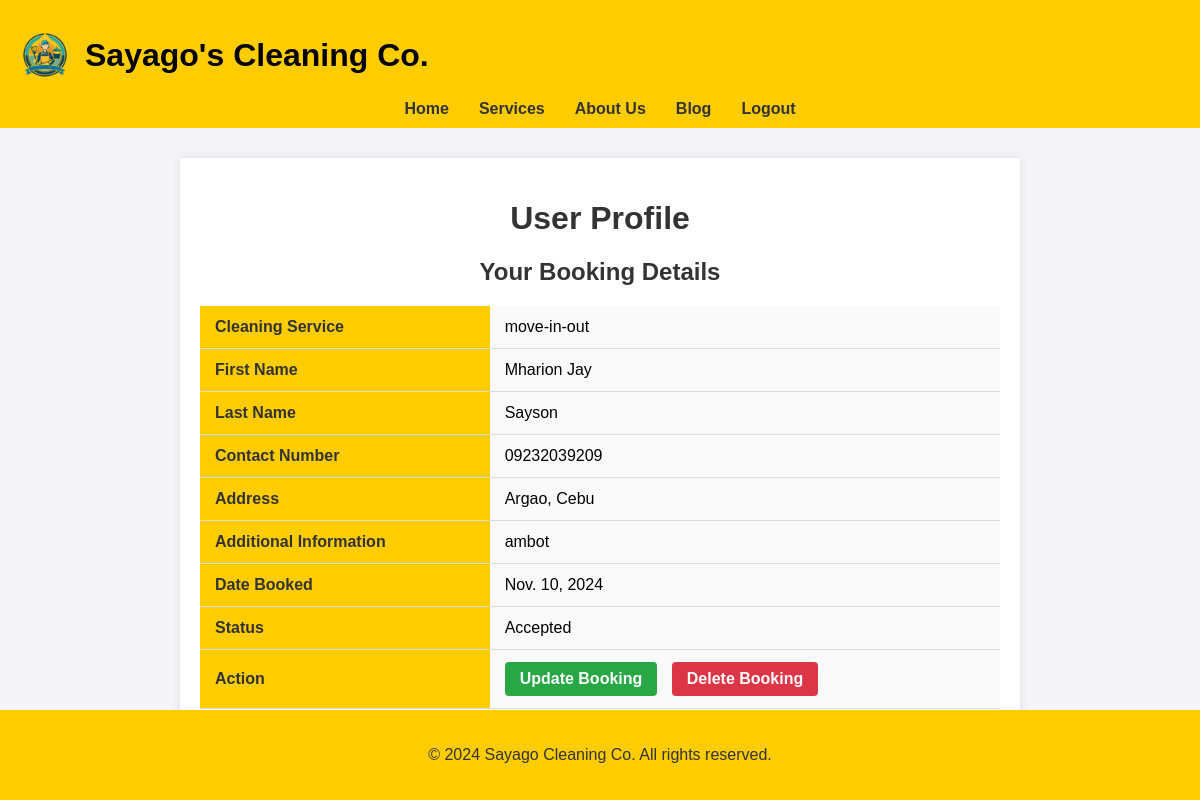
Before: /profile/ (signed in) with the older database file.
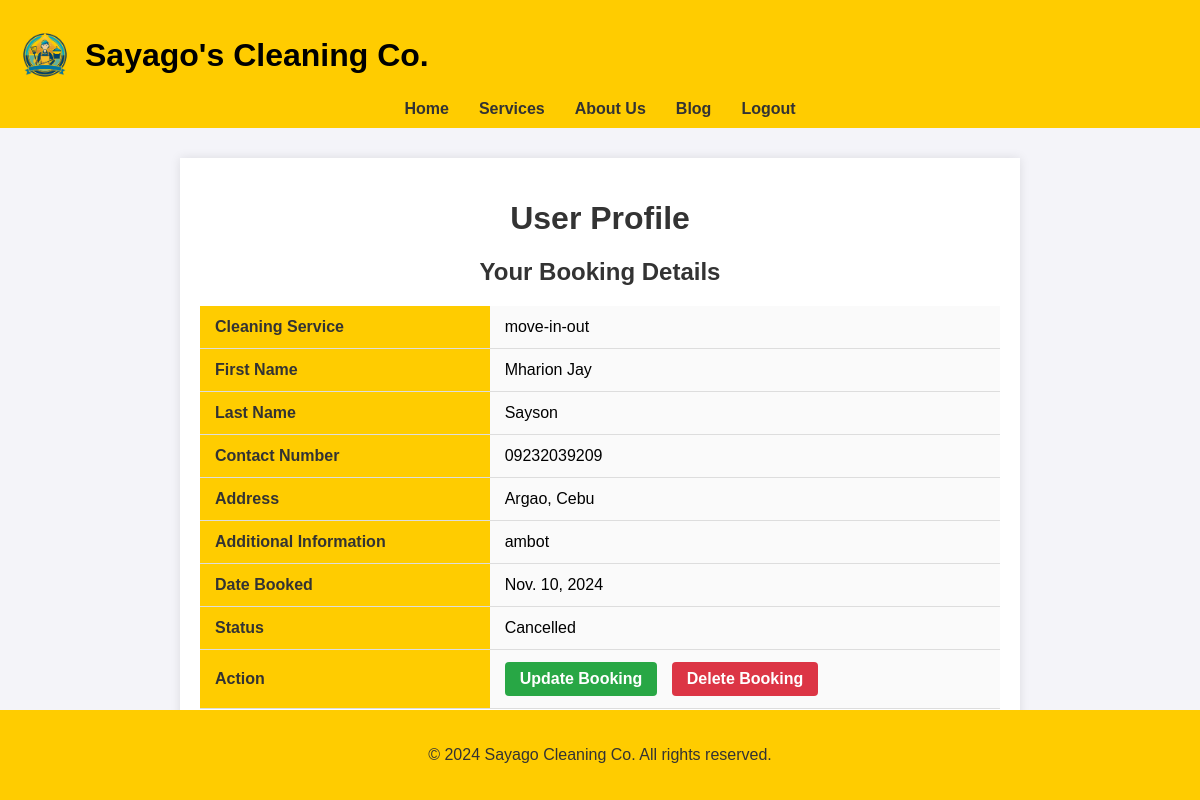
After: the same page with the newer database file.
### cleaning/models.py (models this page shows, shortened)
class Booking(models.Model):
    booking_id = models.AutoField(primary_key=True, editable=False)
    CLEANING_CHOICES = [
    ('residential', 'Residential Cleaning'),
    ('commercial', 'Commercial Cleaning'),
    ('deep-cleaning', 'Deep Cleaning'),
    ('move-in-out', 'Move-in/Move-out Cleaning'),
    ('carpet-cleaning', 'Carpet Cleaning'),
    ('upholstery-cleaning', 'Upholstery Cleaning'),
    ('window-cleaning', 'Window Cleaning'),
    ('eco-friendly', 'Eco-friendly Green Cleaning'),
    ]
    PENDING = 'pending'
    CONFIRMED = 'confirmed'
    COMPLETED = 'completed'
    STATUS_CHOICES = [
        (CONFIRMED, 'Confirmed'),
        (PENDING, 'Pending'),
        (COMPLETED, 'Completed'),
    ]
    user = models.ForeignKey(User, on_delete=models.CASCADE)
    cleaning_service = models.CharField(max_length=20, choices=CLEANING_CHOICES)
    first_name = models.CharField(max_length=100)
    last_name = models.CharField(max_length=100, default='Unknown')
    contact_number = models.CharField(max_length=15)
    address = models.TextField()
    additional_info = models.TextField(blank=True, null=True)
    status = models.CharField(max_length=20, choices=STATUS_CHOICES, default=PENDING)
    created_at = models.DateTimeField(auto_now_add=True)
    booking_date = models.DateField()

### cleaning/views.py (the view)
# urls.py: path('profile/', views.profile_view, name='user_profile'),
def profile_view(request):
    booking = Booking.objects.filter(user=request.user).last()  # Get the most recent booking
    return render(request, 'cleaning/user_profile.html', {'booking': booking})

### cleaning/templates/cleaning/user_profile.html (shortened to what this page needs)
<!DOCTYPE html>
<html lang="en">
<head>
    {% load static %}
    <link rel="stylesheet" href="{% static 'styles/user_profile.css' %}?101">
</head>
<body>
    <header>
        <nav>
            <div class="logo-title-container">
                <img src="{% static 'images/logo1.png' %}" class="logo" alt="logo">
                <h1 class="site-title">Sayago's Cleaning Co.</h1>
            </div>
            <ul class="centered-menu">
                <li><a href="{% url 'u_home' %}">Home</a></li>
                <li><a href="{% url 'user_services' %}">Services</a></li>
                <li><a href="{% url 'user_about' %}">About Us</a></li>
                <li><a href="{% url 'user_blog' %}">Blog</a></li>
                <li><a href="{% url 'home' %}">Logout</a></li>
            </ul>
        </nav>
    </header>
    <div class="content">
        <h1>User Profile</h1>
        <div class="profile-info">
            <h2>Your Booking Details</h2>
            {% if booking %}
                <table>
                    <tr>
                        <th>Cleaning Service</th>
                        <td>{{ booking.cleaning_service }}</td>
                    </tr>
                    <tr>
                        <th>First Name</th>
                        <td>{{ booking.first_name }}</td>
                    </tr>
                    <tr>
                        <th>Last Name</th>
                        <td>{{ booking.last_name }}</td>
                    </tr>
                    <tr>
                        <th>Contact Number</th>
                        <td>{{ booking.contact_number }}</td>
                    </tr>
                    <tr>
                        <th>Address</th>
                        <td>{{ booking.address }}</td>
                    </tr>
                    <tr>
                        <th>Additional Information</th>
                        <td>{{ booking.additional_info }}</td>
                    </tr>
                    <tr>
                        <th>Date Booked</th>
                        <td>{{ booking.booking_date }}</td>
                    </tr>
                    <tr>
                        <th>Status</th>
                        <td>{{ booking.status }}</td>
                    </tr>
                    <tr>
                        <th>Action</th>
                        <td>
                            <a href="{% url 'update_booking' booking.pk %}" class="action-btn update-btn">Update Booking</a>
                            <a href="{% url 'delete_booking' booking.pk %}" class="action-btn delete-btn" onclick="return confirm('Are you sure you want to delete this booking?');">Delete Booking</a>
                        </td>
                    </tr>
                </table>
            {% else %}
                <p>No booking found. Please make a booking.</p>
            {% endif %}
        </div>
    </div>
    <footer>
        <p>&copy; 2024 Sayago Cleaning Co. All rights reserved.</p>
    </footer>
</body>
</html>

### cleaning/static/styles/user_profile.css (style rules this page uses)
body { font-family: Arial, sans-serif; margin: 0; padding: 0; background-color: #f4f4f9; }
header { background-color: #ffcc00; padding: 10px 0; }
nav ul { list-style-type: none; margin: 0; padding: 0; display: flex; justify-content: center; }
nav ul li { margin: 0 15px; }
nav ul li a { text-decoration: none; color: #333; font-weight: bold; }
nav .logo { height: 50px; margin-left: 20px; }
.content { max-width: 800px; margin: 30px auto; padding: 20px; background-color: #fff; box-shadow: 0 0 10px rgba(0, 0, 0, 0.1); }
h1, h2 { color: #333; text-align: center; }
table { width: 100%; border-collapse: collapse; margin-top: 20px; font-size: 16px; }
th, td { padding: 12px 15px; text-align: left; border-bottom: 1px solid #ddd; }
th { background-color: #ffcc00; color: #333; font-weight: bold; }
td { background-color: #fafafa; }
.action-btn { display: inline-block; padding: 8px 15px; text-decoration: none; color: #fff; border-radius: 4px; font-weight: bold; margin-right: 10px; }
.update-btn { background-color: #28a745; }
.delete-btn { background-color: #dc3545; }
footer { text-align: center; padding: 20px 0; background-color: #ffcc00; color: #333; position: fixed; width: 100%; bottom: 0; }
.logo-title-container { display: flex; align-items: center; }
.logo { height: 170px; margin-right: 15px; }
.site-title { color: black; font-size: 32px; font-weight: bold; }

Changed rows visible on the page:
changed Booking "move-in-out": status "Accepted" → "Cancelled"
